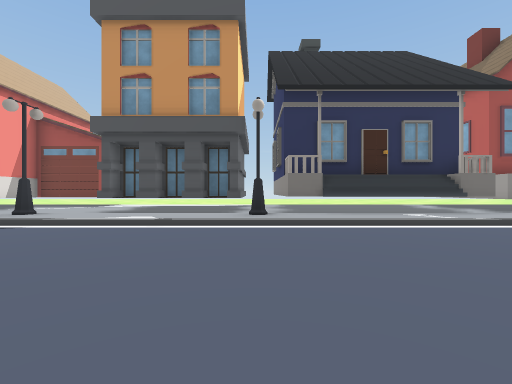
View 1 (above)

24 first-person views from a walk through a 3-D level made in the Unity game engine. The camera is 1.2 m above the floor, looks level and sees 90° across. The floor is counted in squares, 2 m on a side. Each view is taken from the middle of a square. On the plan, view 1 faces up. The plan holds only what a view shows up to about 9 squares ahead; the rest is blank. The place goes on beyond the plan. The player character is not drawn.

View 2
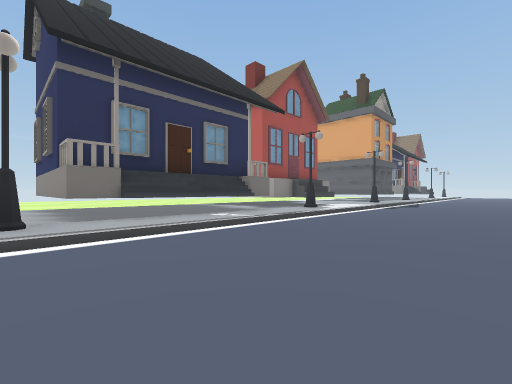

View 3
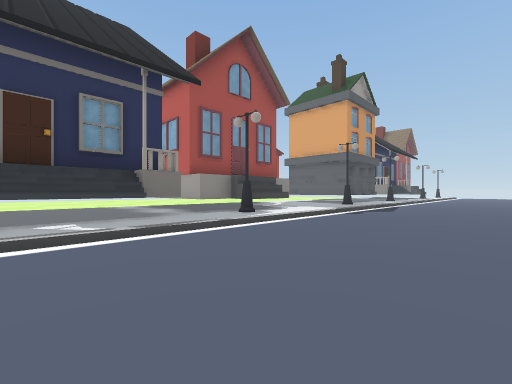

View 4
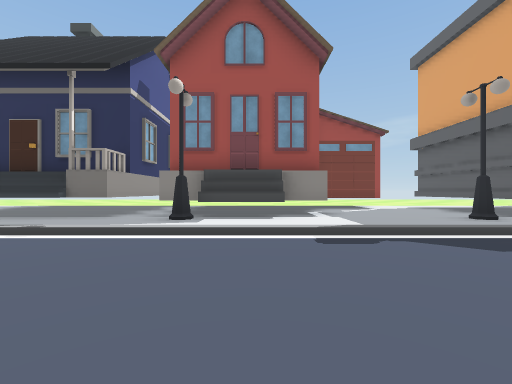

View 5
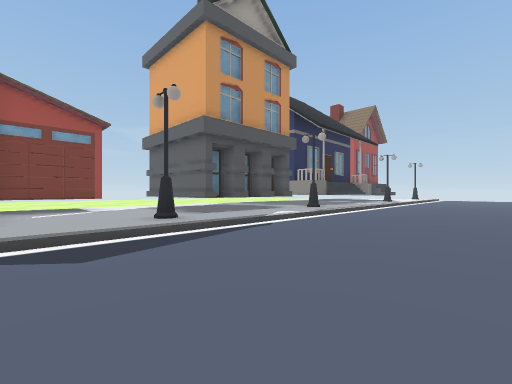

View 6
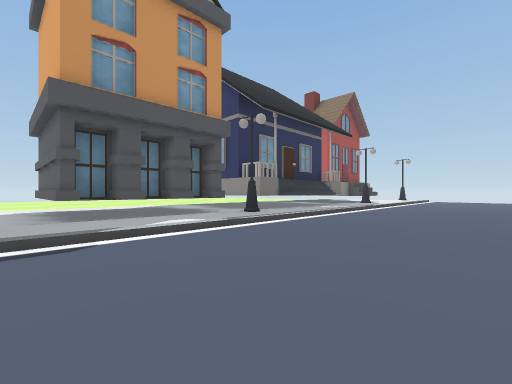

View 7
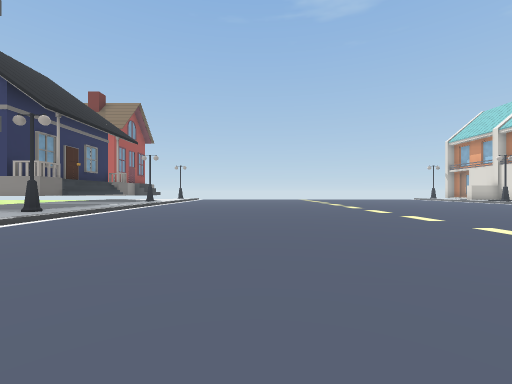

View 8
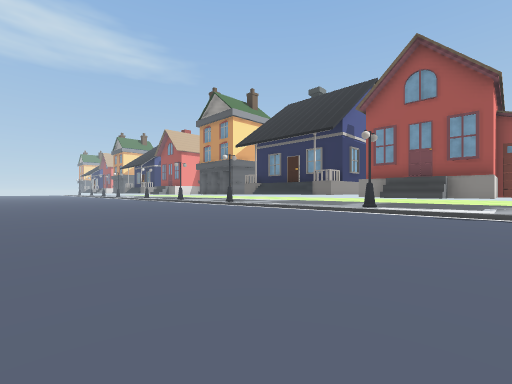

View 9
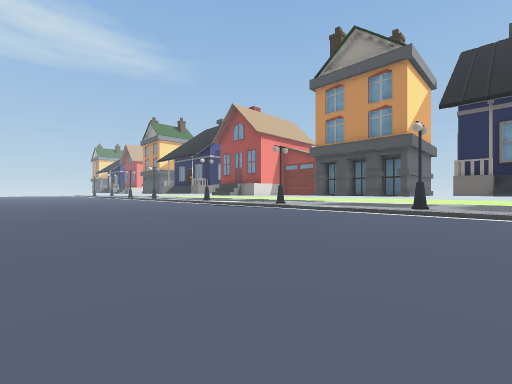

View 10
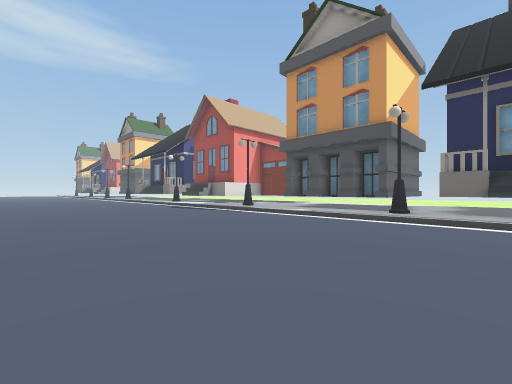

View 11
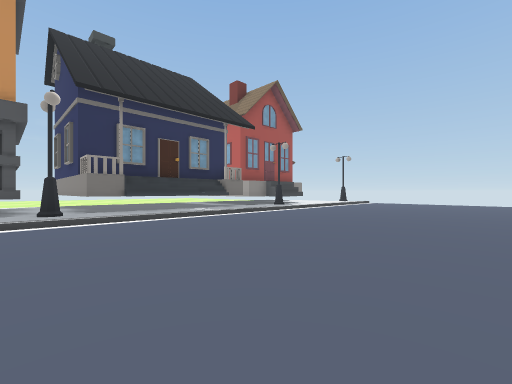

View 12
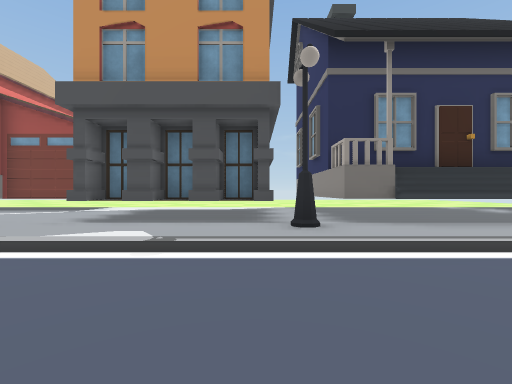

View 13
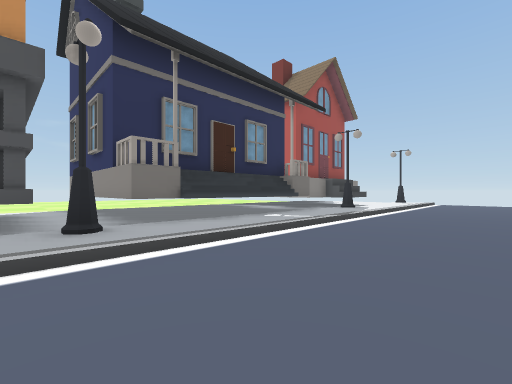

View 14
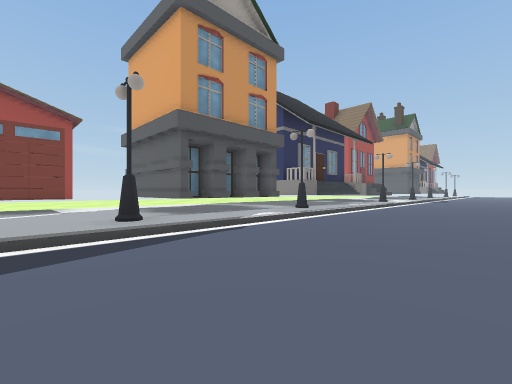

View 15
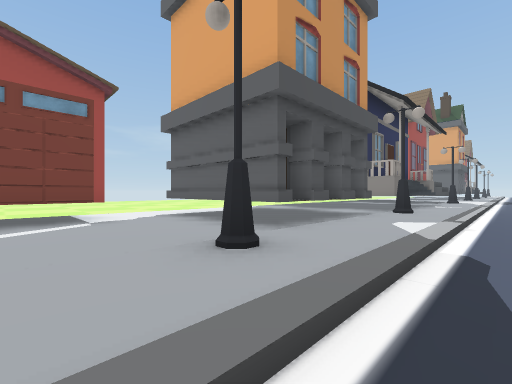

View 16
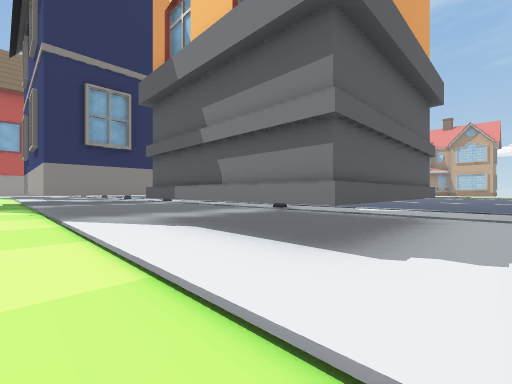

View 17
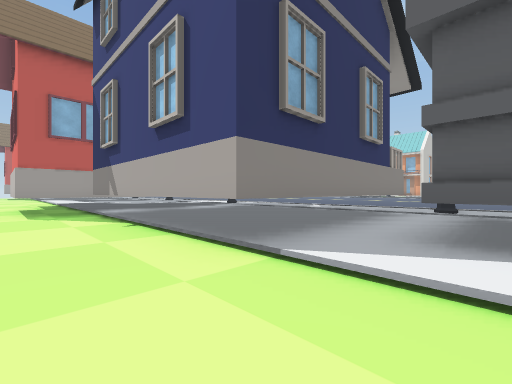

View 18
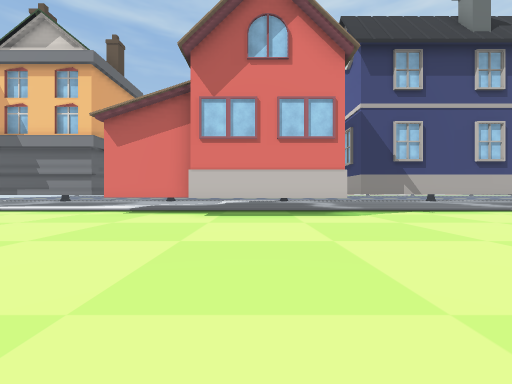

View 19
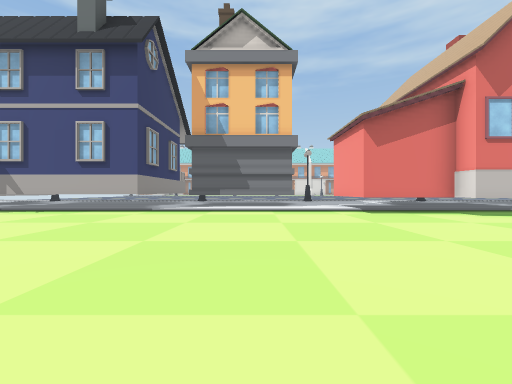

View 20
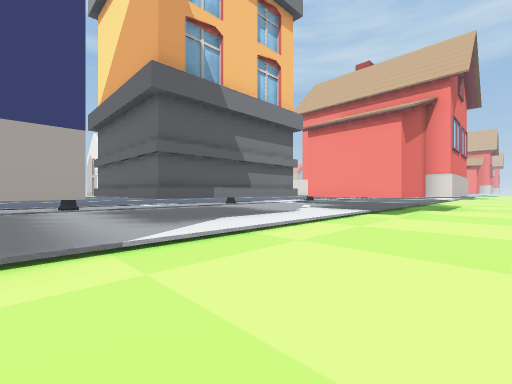

View 21
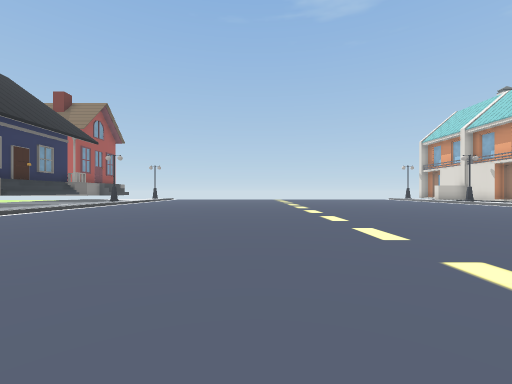

View 22
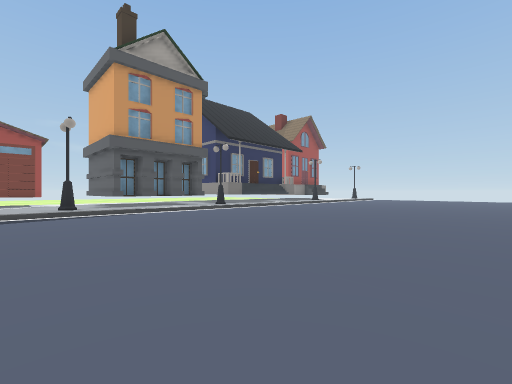

View 23
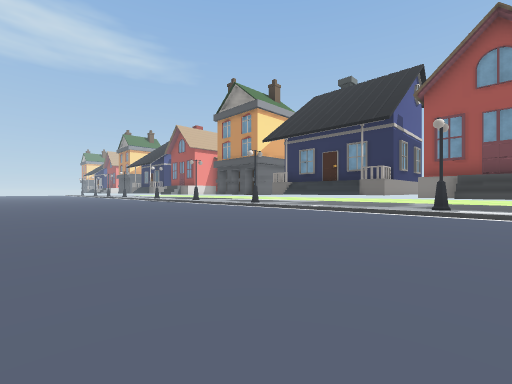

View 24
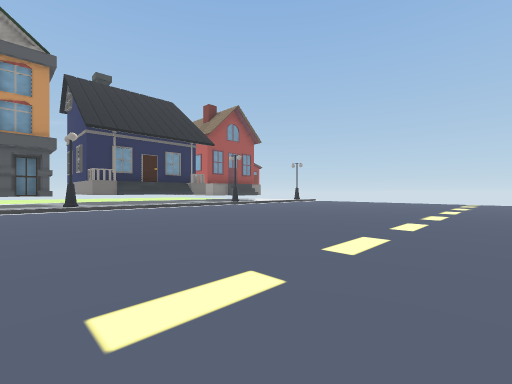

### Floor plan
Key: @ floor where view 1 was taken; . main floor; : floor 0.25 m higher than the main floor; B building; H house; S streetlight.
Columns run from 7 left of view 1 to 22 right of it. Each row starts with its distance up from view 1.
 19                 .      .
 18                ...    ...
 17               .....  .....
 16              ..............
 15 ..          ................
 14 ...        ..................
 13 ....  ........................
 12   ............HHHHHHH.........
 11   ......HHHHHHHHHHHHH......HHH
 10 HH.BBBB.HHHHHHH HHHHH.BBBB.HHH
  9 ...B  B.HHHHHHHHHH....B  B.HHH
  8 ...B  B.HHHHHHHHHH....B  B.HHH
  7 ...BBBB.HHHHHHHHHH....BBBB.HHH
  6 ::S::::S:HHHH::SH:::S:::::S:HH
  5 ::::::::::::::::::::::::::::::
  4 ..............................
  3 ..............................
  2 ..............................
  1 ..............................
  0 .......@......................
 -1 ..............................
 -2 ..............................
 -3 ..............................
 -4                      .........
 -5                       ........
 -6                        ......
 -7                         .....
 -8                          ....
 -9                           ...
-10                            ..

Where each view was taken, in squares from view 1:
view 1: 0 up, 0 right, facing up
view 2: 1 up, 0 right, facing up-right
view 3: 1 up, 3 right, facing up-right
view 4: 1 up, 9 right, facing up
view 5: 1 up, 11 right, facing up-right
view 6: 1 up, 14 right, facing up-right
view 7: 0 up, 12 right, facing right
view 8: 3 down, 11 right, facing up-left
view 9: 3 down, 2 right, facing up-left
view 10: 1 down, 2 right, facing up-left
view 11: 1 down, 18 right, facing up-right
view 12: 2 up, 18 right, facing up
view 13: 2 up, 18 right, facing up-right
view 14: 1 up, 7 left, facing up-right
view 15: 4 up, 7 left, facing up-right
view 16: 12 up, 5 left, facing down-right
view 17: 13 up, 1 left, facing down-right
view 18: 19 up, 9 right, facing down
view 19: 19 up, 16 right, facing down
view 20: 14 up, 20 right, facing down-left
view 21: 2 down, 12 right, facing right
view 22: 3 down, 12 right, facing up-right
view 23: 3 down, 9 right, facing up-left
view 24: 5 down, 17 right, facing up-right
